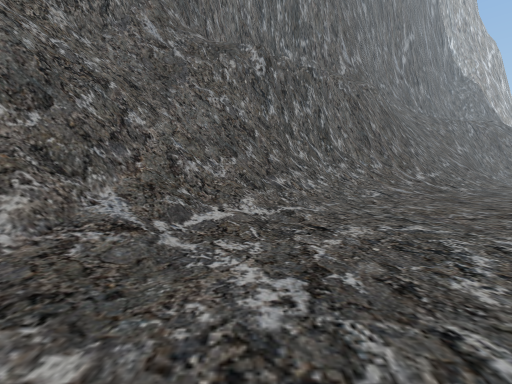
view 1 (above)

12 first-person views from a walk through a Unity game level. The camera is 1.5 m above the floor, tilts 4° down and sees 90° across. The floor is counted in squares, 2 m on a side. Each view is taken from the middle of a square. On the plan, view 1 faces up. The plan holds only what a view shows up to about 9 squares ahead; the rest is blank. The place goes on beyond the plan. Some animated figures are not drawn.

view 2
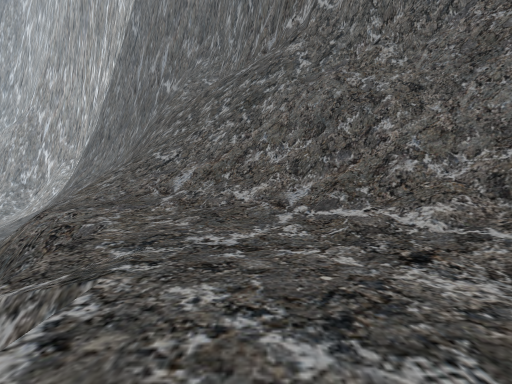

view 3
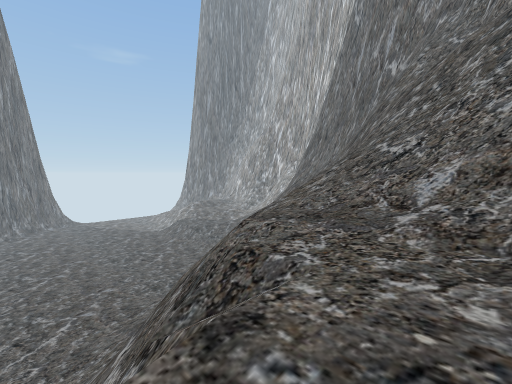

view 4
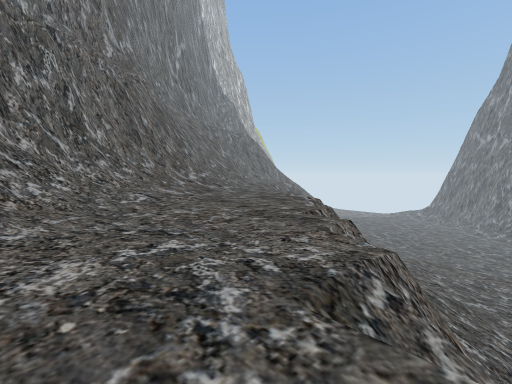

view 5
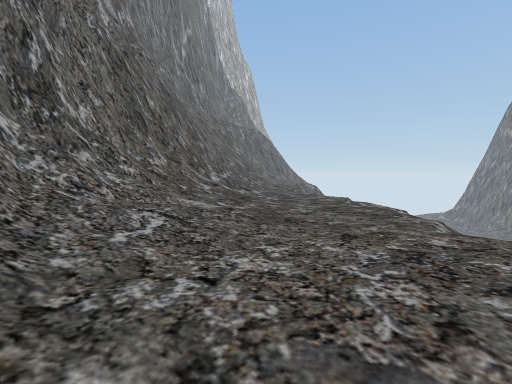

view 6
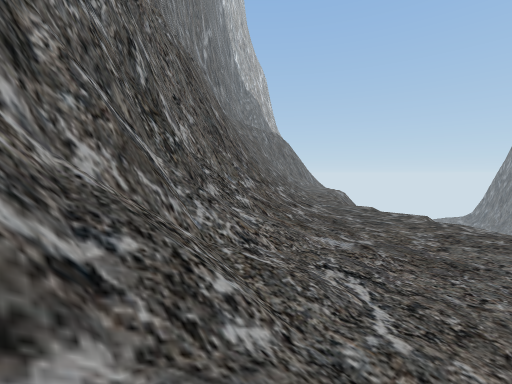

view 7
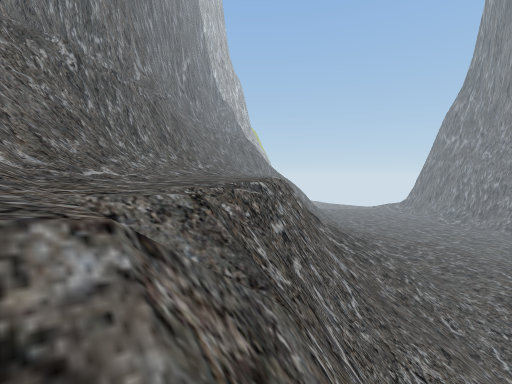

view 8
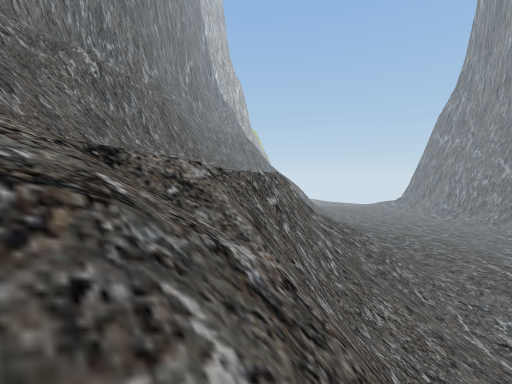

view 9
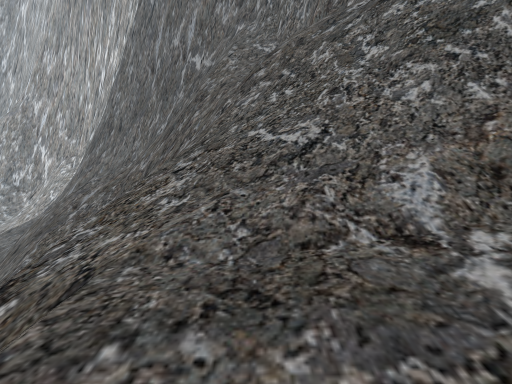

view 10
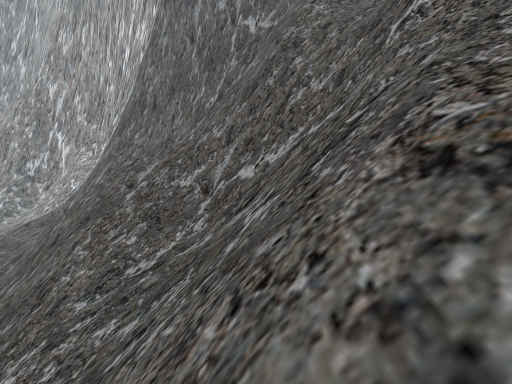

view 11
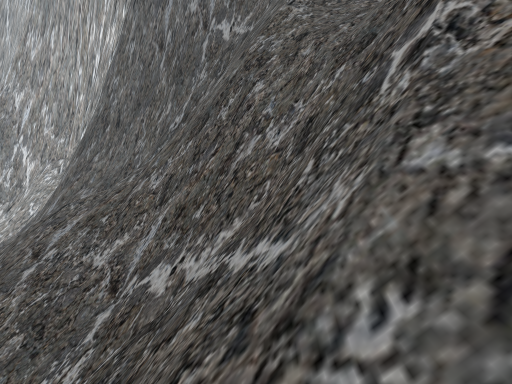

view 12
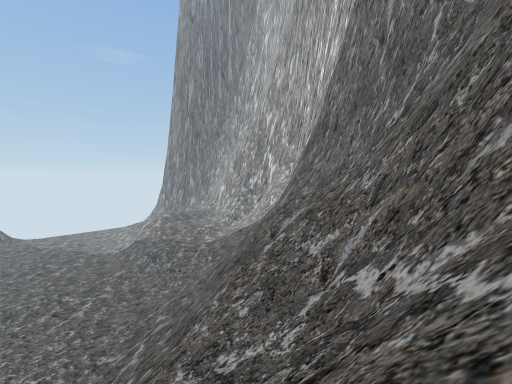

### Floor plan
Key: @ floor where view 1 was taken; # wall or solid block; . main floor; : floor 0.5 m higher than the main floor; - floor 10.5 m lower than the main floor; _ floor 10.75 m lower than the main floor; < floor 11.25 m lower than the main floor; / step, stairs or slope; = window, fence, low wall or low ledge; v drop or lower ground.
Columns run from 13 left of view 1 to 11 right of it. Each row starts with its distance up from view 1.
  9               ###///....
  8              ###///.....
  7             ###//:.....
  6            ###//......v
  5           ##///......v
  4          ###//......
  3         ###=/......    //
  2        ###=//.....   ////
  1       ##=///.... ###/////
  0       #=////.@vv###///
 -1       #////..vv##//////
 -2       #/////vv##////////
 -3      ##=////v#=/////////
 -4     ###=/v/v##  /////</
 -5 #####=///   ##
 -6 =====////    =
 -7  ///////   =//
 -8   //v=//   //-
 -9  /vv##/     /__
-10  vv##//      <<
-11  ###///
-12  #/  //
-13       <<

Positions as (right, up) in squares from view 1, and headings:
1: (0, 0), facing up
2: (3, 2), facing left
3: (1, 1), facing down-left
4: (1, 1), facing up-right
5: (2, 4), facing up-right
6: (1, 6), facing up-right
7: (-2, -3), facing up-right
8: (-3, -4), facing up-right
9: (-1, -1), facing left
10: (-3, -4), facing left
11: (-5, -3), facing left
12: (-5, -3), facing down-left
